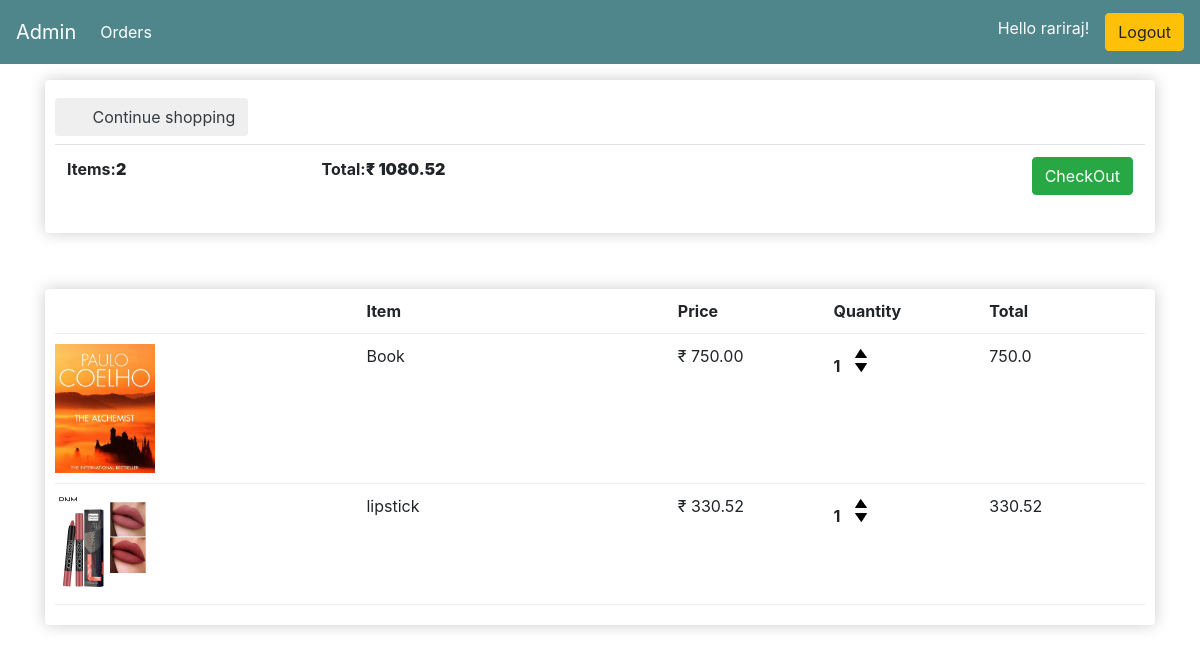
The app's page /cart (signed in), older data.
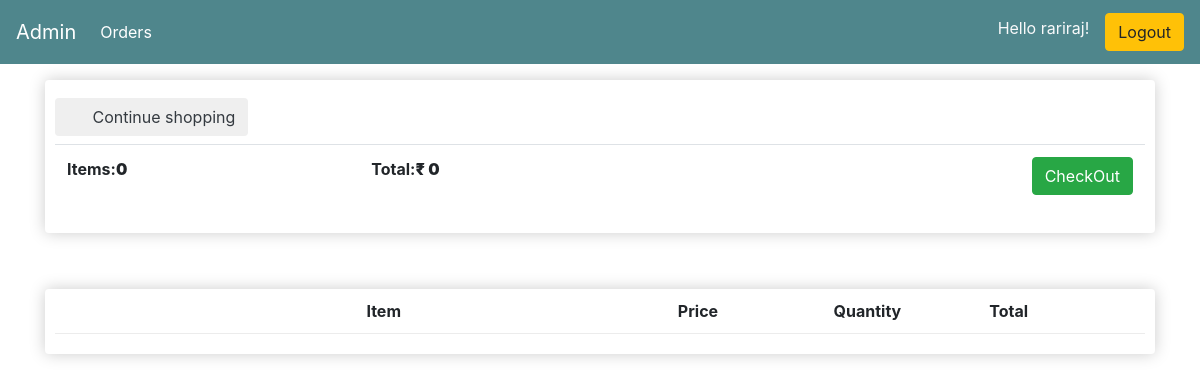
The same page, newer data.
### store/models.py (models this page shows, shortened)
class Order(models.Model):
    customer=models.ForeignKey(Customer,on_delete=models.SET_NULL,null=True,blank=True)
    date_ordered=models.DateTimeField(auto_now_add=True)
    complete=models.BooleanField(default=False)
    transaction_id=models.CharField(max_length=100,null=True)
    @property
    def get_cart_total(self):
        orderitems=self.orderitem_set.all()
        total=0
        for item in orderitems:
            total=total+item.get_total
        return total
    @property
    def get_cart_items(self):
        orderitems=self.orderitem_set.all()
        total=sum([item.quantity for item in orderitems])
        return total

class OrderItem(models.Model):
    product=models.ForeignKey(Product,on_delete=models.SET_NULL,null=True)
    order=models.ForeignKey(Order,on_delete=models.SET_NULL,null=True)
    quantity=models.IntegerField(default=0,null=True,blank=True)
    date_added=models.DateTimeField(auto_now_add=True)
    @property
    def get_total(self):
        total=self.quantity * self.product.price
        return total

class Product(models.Model):
    name=models.CharField(max_length=200)
    price=models.FloatField()
    digital=models.BooleanField(default=False,null=True,blank=True)
    image=models.ImageField(null=True,blank=True)
    @property
    def imageURL(self):
        try:
            url=self.image.url
        except:
            url=''
        return url

### store/views.py (the view)
# urls.py: path('cart',views.cart,name='cart'),
def cart(request):
    data = cartData(request)
    cartItems = data['cartItems']
    order = data['order']
    items = data['items']
    context={'items':items,'order':order,'cartItems':cartItems}
    return render(request,'cart.html',context)

### store/utils.py (called while the page is built)
def cartData(request):
    if request.user.is_authenticated:
        customer=request.user.customer
        order , created =Order.objects.get_or_create(customer=customer,complete=False)
        items=order.orderitem_set.all()
        cartItems = order.get_cart_items
    else:
        cookieData = cookieCart(request)
        cartItems = cookieData['cartItems']
        order = cookieData['order']
        items = cookieData['items']
    return {'cartItems':cartItems, 'order':order, 'items':items}

### templates/cart.html (shortened to what this page needs)
{% extends 'base.html'%}
{% load static %}
{% block body %}
<div class="container my-3">
    <div class="my-3 box_element">
     <button class="btn btn-outline-bg-dark my-2"><a href="{% url 'store' %}" class="text-dark"><img id="arrow" src="{% static 'images/back_arrow.png' %}" >  Continue shopping</a></button>
     <table class="table">
         <tr>
             <th>Items:<strong>{{order.get_cart_items}}</strong></th>
             <th>Total:<strong>&#8377; {{order.get_cart_total}}</strong></th>
             <th>
                <a href="{% url 'checkout' %}" class="btn btn-success" style="float:right;">CheckOut</a>
             </th>
         </tr>
     </table>
    </div>
    <br>
    <div class="box_element my-3">
        <div class="cart_row">
            <div style="flex:2;"><strong></strong></div>
            <div style="flex:2;"><strong>Item</strong></div>
            <div style="flex:1;"><strong>Price</strong></div>
            <div style="flex:1;" ><strong>Quantity</strong></div>
            <div style="flex:1;"><strong>Total</strong></div>
        </div>
        {% for item in items %}
        <div class="cart_row">
            <div style="flex:2;"><img class="row_image" src="{{item.product.imageURL}}"></div>
            <div style="flex:2;">{{item.product.name}}</div>
            <div style="flex:1;">&#8377; {{item.product.price|floatformat:2}}</div>
            <div style="flex:1;" ><p class="quantity">{{item.quantity}}</p>
                <div class="quantity ">
                    <img data-product={{item.product.id}} data-action="add" class="chg-quantity update-cart" src="{% static  'images/arrow-up.png' %}">
                    <img data-product={{item.product.id}} data-action="remove" class="chg-quantity update-cart" src="{% static  'images/arrow-down.png' %}">
                </div></div>
            <div style="flex:1;"><p>{{item.get_total}}</p></div>
        </div>
        {% endfor %}
    </div>
</div>
{% endblock body %}

Row changes from the older to the newer data that the page shows:
removed Order: get_cart_items "2", get_cart_total "1080.52"
no longer on this page (row edited): OrderItem: product.imageURL (picture), product.name "Book", product.price "750.00", quantity "1", get_total "750.0"
no longer on this page (row edited): OrderItem: product.imageURL (picture), product.name "lipstick", product.price "330.52", quantity "1", get_total "330.52"
added Order: get_cart_items "0", get_cart_total "0"
